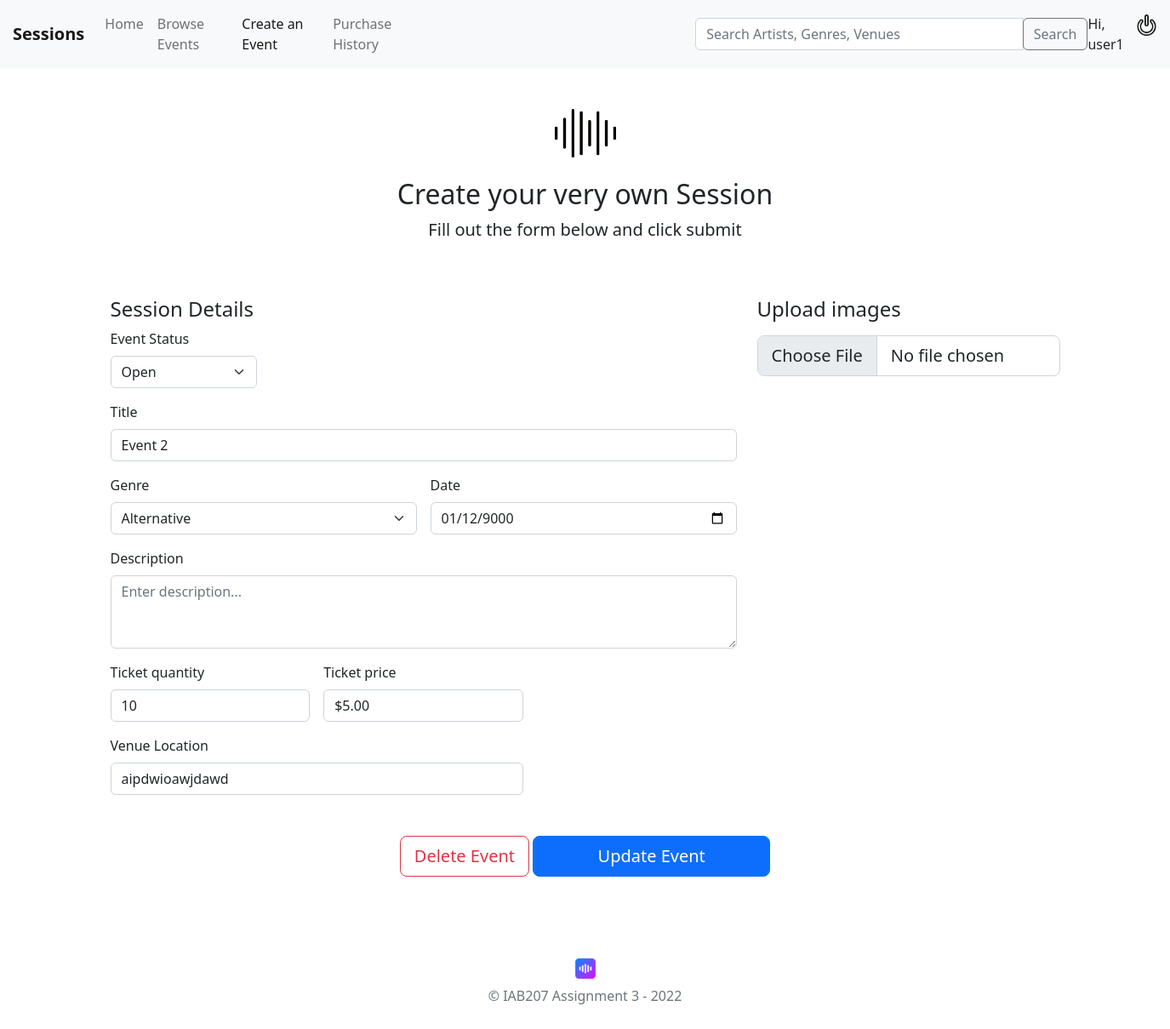
Before: /concerts/update/2 (signed in) with the older database file.
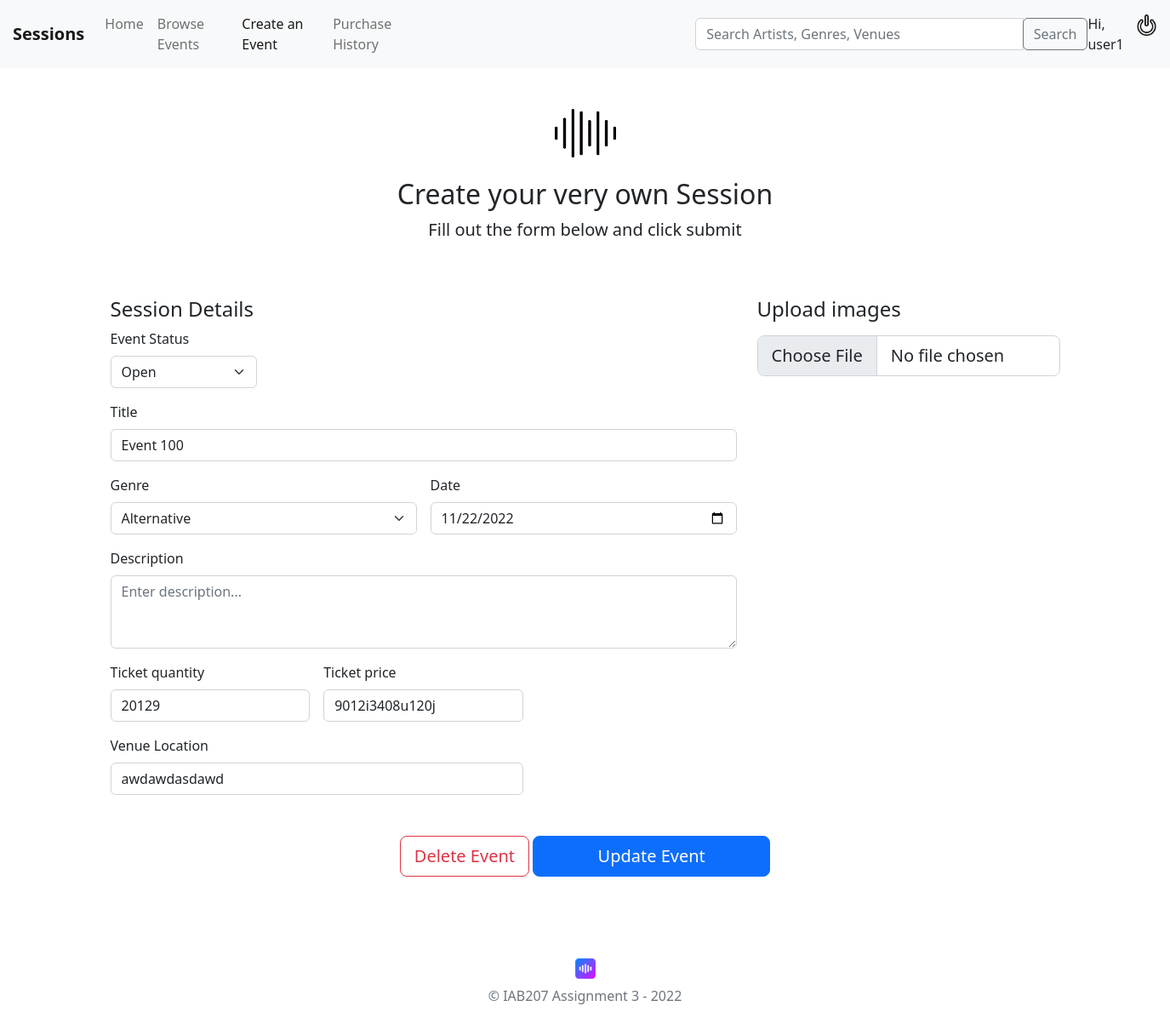
After: the same page with the newer database file.
### website/models.py (models this page shows, shortened)
class User(db.Model, UserMixin):
    __tablename__='users'
    id = db.Column(db.Integer,primary_key=True)
    username = db.Column(db.String(100),index=True,unique=True,nullable=False)
    email = db.Column(db.String(100),index=True,nullable=False)
    password_hash = db.Column(db.String(255),nullable=False)

class Concert(db.Model):
    __tablename__ = "concerts"
    id = db.Column(db.Integer, primary_key=True)
    event_creator = db.Column(db.String(100))
    event_name = db.Column(db.String(80))
    event_description = db.Column(db.String(200))
    event_date= db.Column(db.Date)
    event_genre = db.Column(db.String(100))
    event_venue = db.Column(db.String(100))
    ticket_count = db.Column(db.Integer)
    ticket_price = db.Column(db.Integer)
    event_status = db.Column(db.String(30))
    event_image = db.Column(db.String(400))

### website/concerts.py (the view, shortened to what this page needs)
@bp.route('/update/<id>',methods=["GET","POST"])
@login_required
def update(id):
    form = UpdateForm()
    print("UPDATING")
    existing_concert = Concert.query.filter_by(id=id).first()
    return render_template('concerts/event-creation.html',form=form,update=True,concert=existing_concert)

### website/forms.py
class UpdateForm(FlaskForm):
    status = SelectField("Status",validators=[InputRequired()],choices=[(status[0],status[1]) for status in EVENT_STATUS])
    event_name = StringField("Concert Name",validators=[InputRequired()])
    event_description = TextAreaField("Event Description",validators=[InputRequired()])
    event_date = DateField("Event Date",validators=[InputRequired()])
    genre = SelectField("Genre",validators=[InputRequired()],choices=[(genre[0],genre[1]) for genre in GENRES])
    venue = StringField("Venue Location",validators=[InputRequired()])
    ticket_count = IntegerField("Ticket Count",validators=[InputRequired()])
    ticket_price = StringField("Ticket Price",validators=[InputRequired()])
    event_image = FileField("Event Image",validators=[
        FileRequired(message="Image is required"),
        FileAllowed(ALLOWED_EXTENSIONS,message="Image must be png or jpg")])
    submit = SubmitField()

### website/__init__.py (called while the page is built)
def create_app():
    app.debug=True
    app.secret_key='utroutoru'
    app.config['SQLALCHEMY_DATABASE_URI']='sqlite:///concert_events.sqlite'
    db.init_app(app)
    bootstrap = Bootstrap(app)
    login_manager = LoginManager()
    login_manager.login_view='auth.login'
    login_manager.init_app(app)
    from .models import User  # importing here to avoid circular references
    @login_manager.user_loader
    def load_user(user_id):
        return User.query.get(int(user_id))
    from . import views
    app.register_blueprint(views.bp)
    from . import auth
    app.register_blueprint(auth.bp)
    from . import concerts
    app.register_blueprint(concerts.bp)
    return app

### website/templates/concerts/event-creation.html (shortened to what this page needs)
<!DOCTYPE html>
<html>
{% extends 'base.html' %}
{% block content %}
<div class="container">
  <main>
    <div class="py-5 text-center">
      <img class="d-block mx-auto mb-4" src="{{ url_for('static',filename='assets/icon/waveform.png') }}" alt="" width="72" height="57">
      <h2>Create your very own Session</h2>
      <p class="lead">Fill out the form below and click submit</p>
    </div>
    <div class="row">
      <div class="col-md-8">
          <h4 class="mb-3">Session Details</h4>
            {% if update %}
            <form action="/concerts/update/{{concert.id}}" method="POST" enctype="multipart/form-data">
            {% else %}
            <form action="/concerts/create" method="POST" enctype="multipart/form-data">
            {% endif %}
            <div class="row g-3">
              <div class="col-sm-3 mt-2" id="event-status">
                <label for="eventStatus" class="form-label">Event Status</label>
                  {% if update %}
                    {{ form.status(class_="form-select",id="status",required=True,value=concert.event_status) }}
                  {% else %}
                    {{ form.status(class_="form-select dropdown-toggle",id="status",required=True) }}
                  {% endif %}
              </div>
              <div class="col-sm-12">
                <label for="title" class="form-label">Title</label>
                {% if update %}
                  {{ form.event_name(class_="form-control",id="title",placeholder="Name of event",required=True,value=concert.event_name) }}
                {% else %}
                  {{ form.event_name(class_="form-control",id="title",placeholder="Name of event",required=True) }}
                {% endif %}
              </div>
              <div class="col-sm-6">
                <label for="genre" class="form-label">Genre</label>
                {% if update %}
                  {{ form.genre(class_="form-select",id="genre",required=True,value=concert.event_date) }}
                {% else %}
                  {{ form.genre(class_="form-select",id="genre",required=True) }}
                {% endif %}
              </div>
              <div class="col-sm-6">
                <label for="date" class="form-label">Date</label>
                {% if update %}
                  {{ form.event_date(class_="form-control",id="date",placeholder="DD/MM/YYYY",required=True, value=concert.event_date) }}
                {% else %}
                  {{ form.event_date(class_="form-control",id="date",placeholder="DD/MM/YYYY",required=True) }}
                {% endif %}
              </div>
              <div class="col-12">
                <label for="description" class="form-label">Description</label>
                {% if update %}
                {{ form.event_description(class_="form-control text-muted",id="description",rows=3,placeholder="Enter description...",required=True,value=concert.event_description) }}
                {% else %}
                {{ form.event_description(class_="form-control text-muted",id="description",rows=3,placeholder="Enter description...",required=True) }}
                {% endif %}
              </div>
              <div class="col-sm-4">
                <label for="ticketquantity" class="form-label">Ticket quantity</label>
                {% if update %}
                {{ form.ticket_count(class_="form-control",id="ticketquantity",placeholder="Ticket quantity",required=True, value=concert.ticket_count) }}
                {% else %}
                {{ form.ticket_count(class_="form-control",id="ticketquantity",placeholder="Ticket quantity",required=True) }}
                {% endif %}
              </div>
              <div class="col-sm-4">
                <label for="priceField" class="form-label">Ticket price</label>
                {% if update %}
                {{ form.ticket_price(class_="form-control",id="priceField",placeholder="$d.cc",required=True,value=concert.ticket_price) }}
                {% else %}
                {{ form.ticket_price(class_="form-control",id="priceField",placeholder="$d.cc",required=True) }}
                {% endif %}
              </div>
              <div class="col-sm-8">
                <label for="venue" class="form-label">Venue Location</label>
                {% if update %}
                {{ form.venue(class_="form-control",id="venue",placeholder="1234 Main St",required=True,value=concert.event_venue) }}
                {% else %}
                {{ form.venue(class_="form-control",id="venue",placeholder="1234 Main St",required=True) }}
                {% endif %}
              </div>
            </div>
        </div>
        <div class="col-md-4">
          <h4 class="mb-3">Upload images</h4>
          {{ form.event_image(class_="form-control form-control-lg",id="formFileLg",required=True) }}
      </div>
  </div>
  <div class="col text-center">
      {% if update %}
      {{ form.submit(class_="mt-5 btn btn-lg btn-outline-danger",value='Delete Event') }}
      {{ form.submit(class_="mt-5 w-25 btn btn-primary btn-lg",value='Update Event') }}
      {% else %}
      {{ form.submit(class_="mt-5 w-25 btn btn-primary btn-lg",value='Create Event') }}
      {% endif %}
  </div>
    </div>
  <footer class="my-5 pt-5 text-muted text-center text-small">
    <div class="col-12 col-md">
      <img class="mb-2" src="{{ url_for('static',filename='assets/logo1.png') }}" alt="" width="24" height="24">
    </div>
    <p class="mb-1">&copy; IAB207 Assignment 3 - 2022</p>
  </footer>
{% endblock %}

### website/templates/base.html (shortened to what this page needs)
<html>
<head>
    <link rel="stylesheet" href="{{ url_for('static',filename='css/stylesheet.css') }}">
    <link href="https://cdn.jsdelivr.net/npm/bootstrap@5.2.1/dist/css/bootstrap.min.css" rel="stylesheet"
>
</head>
<header>
    {% if current_user.username %}
        <div id="navbar" class="navbar-outline">
            <nav class="navbar navbar-expand-lg navbar-light bg-light sessions-navbar">
            <a class="navbar-brand" href="{{ url_for('main.index') }}"><b>Sessions</b></a>
                <div class="collapse navbar-collapse" id="navbarSupportedContent">
                    <ul class="navbar-nav">
                        <li class="nav-item active">
                            <a class="nav-link" href="{{url_for('main.index')}}">Home</a>
                        </li>
                        <li class="nav-item">
                            <a class="nav-link" href="{{url_for('main.redirectToEvents')}}">Browse Events</a>
                        </li>
                        <li class="nav-item">
                            <a class="nav-link active" href="{{url_for('concert.create')}}">Create an Event</a>
                        </li>
                        <li class="nav-item">
                        <a class="nav-link" href="{{url_for('main.history')}}">Purchase History</a>
                        </li>
                    </ul>
                    <form class="input-group sb-1" id="searchbar" action="{{url_for('main.search')}}">
                      <input id="SearchForm" type="text" class="form-control" placeholder="Search Artists, Genres, Venues" aria-label="search" aria-describedby="basic-addon2">
                      <div class="input-group-append">
                        <button class="btn btn-outline-secondary" type="submit">Search</button>
                      </div>
                    </form>
                </div>
                <div class="navbar-nav">
                    <p class="navbar-nav" id="currentUser">Hi, {{ current_user.username }}</p>
                    <div class="user-login" >
                        <a href="{{ url_for('auth.logout') }}"><img class="mr-2" src="{{ url_for('static',filename='assets/icon/signout.png') }}" alt="" width="25" height="25"></a>
                    </div>
                </div>
        </div>
    {% endif %}
</header>
<body>
    {% block content %}
    {% endblock %}
</body>
</html>

### website/static/css/stylesheet.css (style rules this page uses)
.navbar-brand { margin-left: 15px; }
.user-login { margin-right: 15px; }
#searchbar { width: 35rem; margin-left: 20rem; }
.user-login { border-radius: 5px; padding: var(--navbar-user-login-padding-y) var(--navbar-user-login-padding-x); background-color: none; transition: background-color 0.075s linear; }
body { padding-bottom: 20px; }

Changed rows visible on the page:
changed Concert: event_name "Event 2" → "Event 100"; event_date "01/12/9000" → "11/22/2022"; ticket_count "10" → "20129"; ticket_price "$5.00" → "9012i3408u120j"
Other visible differences:
form field venue: "aipdwioawjdawd" → "awdawdasdawd"
